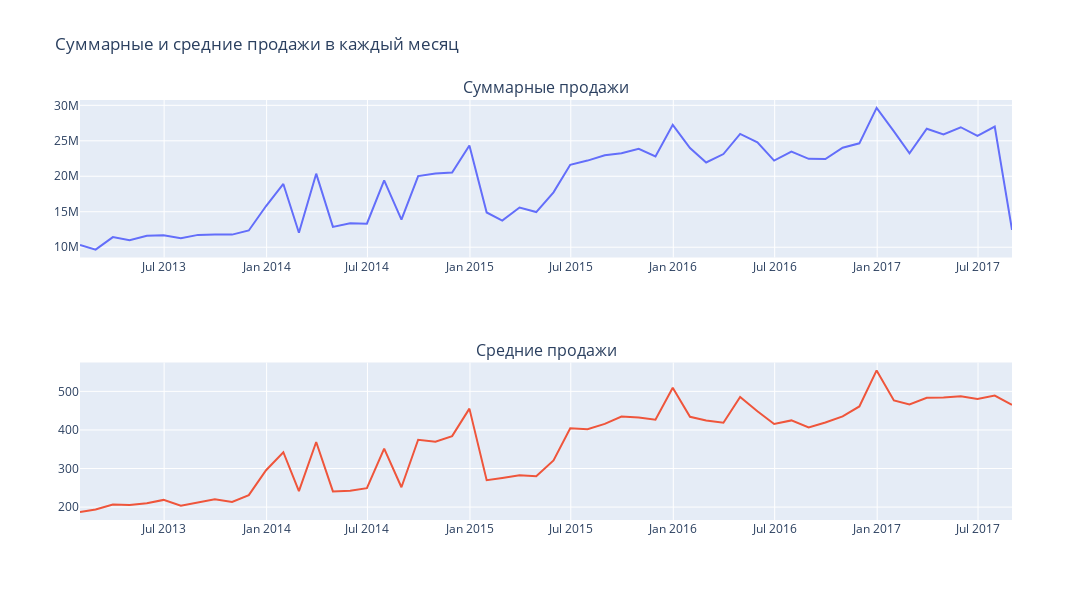

This figure's notebook cell:
### Code cell
sales_by_month_sum = pd.DataFrame(df.set_index('date').sales.resample('M').sum()).reset_index()
sales_by_month_mean = pd.DataFrame(df.set_index('date').sales.resample('M').mean()).reset_index()

fig = make_subplots(
    rows=2, cols=1,
    subplot_titles=('Суммарные продажи', 'Средние продажи'))

fig.append_trace(go.Scatter(
    x=sales_by_month_sum['date'],
    y=sales_by_month_sum['sales'],
), row=1, col=1)

fig.append_trace(go.Scatter(
    x=sales_by_month_mean['date'],
    y=sales_by_month_mean['sales'],
), row=2, col=1)

fig.update_layout(height=600, width=1400, title_text='Суммарные и средние продажи в каждый месяц', showlegend=False)
fig.show()
